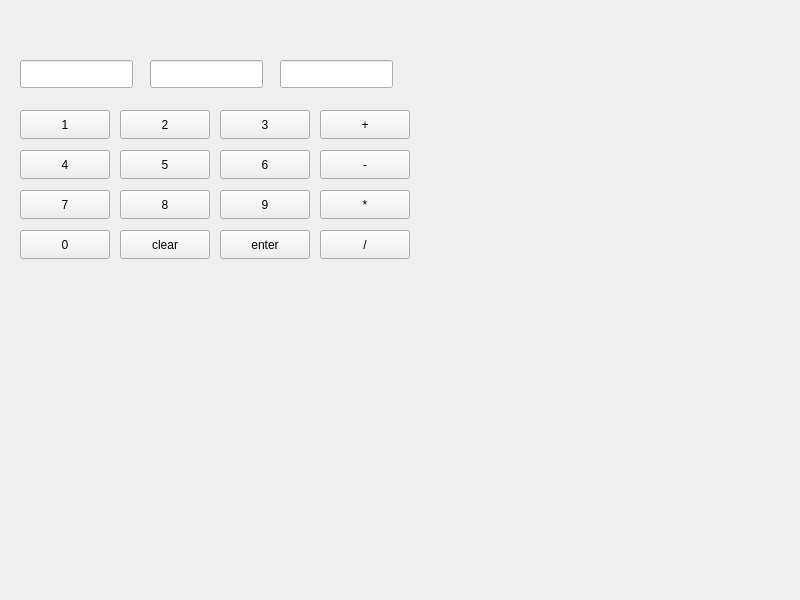
<?xml version="1.0" encoding="UTF-8"?>
<ui version="4.0">
 <class>MainWindow</class>
 <widget class="QMainWindow" name="MainWindow">
  <property name="geometry">
   <rect>
    <x>0</x>
    <y>0</y>
    <width>800</width>
    <height>600</height>
   </rect>
  </property>
  <property name="windowTitle">
   <string>MainWindow</string>
  </property>
  <widget class="QWidget" name="centralwidget">
   <widget class="QPushButton" name="nro1">
    <property name="geometry">
     <rect>
      <x>20</x>
      <y>110</y>
      <width>90</width>
      <height>29</height>
     </rect>
    </property>
    <property name="text">
     <string>1</string>
    </property>
   </widget>
   <widget class="QPushButton" name="nro2">
    <property name="geometry">
     <rect>
      <x>120</x>
      <y>110</y>
      <width>90</width>
      <height>29</height>
     </rect>
    </property>
    <property name="text">
     <string>2</string>
    </property>
   </widget>
   <widget class="QPushButton" name="nro3">
    <property name="geometry">
     <rect>
      <x>220</x>
      <y>110</y>
      <width>90</width>
      <height>29</height>
     </rect>
    </property>
    <property name="text">
     <string>3</string>
    </property>
   </widget>
   <widget class="QPushButton" name="plus">
    <property name="geometry">
     <rect>
      <x>320</x>
      <y>110</y>
      <width>90</width>
      <height>29</height>
     </rect>
    </property>
    <property name="text">
     <string>+</string>
    </property>
   </widget>
   <widget class="QPushButton" name="nro4">
    <property name="geometry">
     <rect>
      <x>20</x>
      <y>150</y>
      <width>90</width>
      <height>29</height>
     </rect>
    </property>
    <property name="text">
     <string>4</string>
    </property>
   </widget>
   <widget class="QPushButton" name="nro5">
    <property name="geometry">
     <rect>
      <x>120</x>
      <y>150</y>
      <width>90</width>
      <height>29</height>
     </rect>
    </property>
    <property name="text">
     <string>5</string>
    </property>
   </widget>
   <widget class="QPushButton" name="miinus">
    <property name="geometry">
     <rect>
      <x>320</x>
      <y>150</y>
      <width>90</width>
      <height>29</height>
     </rect>
    </property>
    <property name="text">
     <string>-</string>
    </property>
   </widget>
   <widget class="QPushButton" name="nro6">
    <property name="geometry">
     <rect>
      <x>220</x>
      <y>150</y>
      <width>90</width>
      <height>29</height>
     </rect>
    </property>
    <property name="text">
     <string>6</string>
    </property>
   </widget>
   <widget class="QPushButton" name="nro0">
    <property name="geometry">
     <rect>
      <x>20</x>
      <y>230</y>
      <width>90</width>
      <height>29</height>
     </rect>
    </property>
    <property name="text">
     <string>0</string>
    </property>
   </widget>
   <widget class="QPushButton" name="clearNappi">
    <property name="geometry">
     <rect>
      <x>120</x>
      <y>230</y>
      <width>90</width>
      <height>29</height>
     </rect>
    </property>
    <property name="text">
     <string>clear</string>
    </property>
   </widget>
   <widget class="QPushButton" name="jako">
    <property name="geometry">
     <rect>
      <x>320</x>
      <y>230</y>
      <width>90</width>
      <height>29</height>
     </rect>
    </property>
    <property name="text">
     <string>/</string>
    </property>
   </widget>
   <widget class="QPushButton" name="enterNappi">
    <property name="geometry">
     <rect>
      <x>220</x>
      <y>230</y>
      <width>90</width>
      <height>29</height>
     </rect>
    </property>
    <property name="text">
     <string>enter</string>
    </property>
   </widget>
   <widget class="QPushButton" name="nro7">
    <property name="geometry">
     <rect>
      <x>20</x>
      <y>190</y>
      <width>90</width>
      <height>29</height>
     </rect>
    </property>
    <property name="text">
     <string>7</string>
    </property>
   </widget>
   <widget class="QPushButton" name="nro8">
    <property name="geometry">
     <rect>
      <x>120</x>
      <y>190</y>
      <width>90</width>
      <height>29</height>
     </rect>
    </property>
    <property name="text">
     <string>8</string>
    </property>
   </widget>
   <widget class="QPushButton" name="kerto">
    <property name="geometry">
     <rect>
      <x>320</x>
      <y>190</y>
      <width>90</width>
      <height>29</height>
     </rect>
    </property>
    <property name="text">
     <string>*</string>
    </property>
   </widget>
   <widget class="QPushButton" name="nro9">
    <property name="geometry">
     <rect>
      <x>220</x>
      <y>190</y>
      <width>90</width>
      <height>29</height>
     </rect>
    </property>
    <property name="text">
     <string>9</string>
    </property>
   </widget>
   <widget class="QLineEdit" name="num1">
    <property name="geometry">
     <rect>
      <x>20</x>
      <y>60</y>
      <width>113</width>
      <height>28</height>
     </rect>
    </property>
   </widget>
   <widget class="QLineEdit" name="num2">
    <property name="geometry">
     <rect>
      <x>150</x>
      <y>60</y>
      <width>113</width>
      <height>28</height>
     </rect>
    </property>
   </widget>
   <widget class="QLineEdit" name="tulos">
    <property name="geometry">
     <rect>
      <x>280</x>
      <y>60</y>
      <width>113</width>
      <height>28</height>
     </rect>
    </property>
   </widget>
  </widget>
 </widget>
 <resources/>
 <connections/>
</ui>
